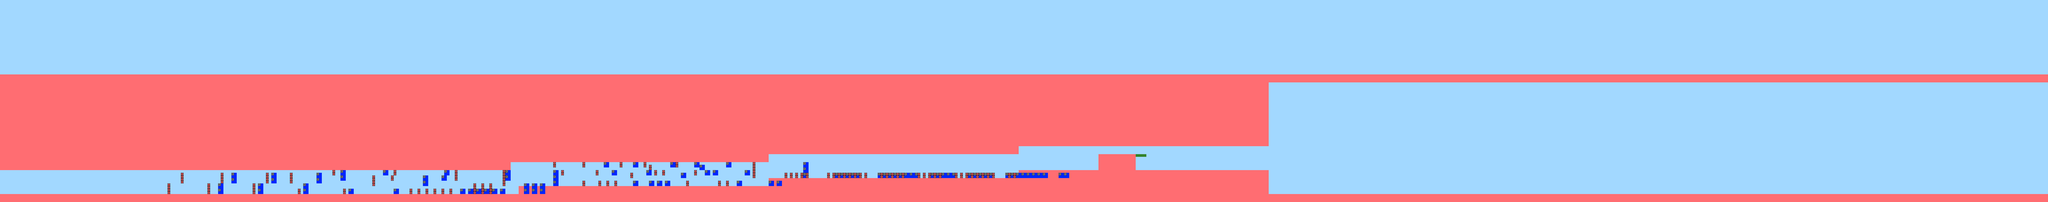

This game map was drawn from its Tiled (.tmx) file and the tilesets committed beside it. A one-line description and the trimmed map source follow:
An orthogonal 770x76 tile map with 16x16 px tiles, 6 tile layers (Background, Platforms, PlatformCollision, ObstacleCollision, ...).

<map version="1.0" tiledversion="1.0.3" orientation="orthogonal" renderorder="right-down" width="770" height="76" tilewidth="16" tileheight="16" nextobjectid="1">
 <tileset firstgid="1" name="tileset" tilewidth="16" tileheight="16" tilecount="60" columns="10">
  <image source="tileset.png" width="160" height="96" />
 </tileset>
 <layer name="Background" width="770" height="76">
  <data>[58520 cells, 58520 non-empty, 1 distinct tile ids]</data>
 </layer>
 <layer name="Platforms" width="770" height="76">
  <data>[58520 cells, 20440 non-empty, 11 distinct tile ids]</data>
 </layer>
 <layer name="PlatformCollision" width="770" height="76">
  <data>[58520 cells, 20435 non-empty, 1 distinct tile ids]</data>
 </layer>
 <layer name="ObstacleCollision" width="770" height="76">
  <data>[58520 cells, 0 non-empty, 0 distinct tile ids]</data>
 </layer>
 <layer name="FinishLine" width="770" height="76">
  <data>[58520 cells, 4 non-empty, 1 distinct tile ids]</data>
 </layer>
 <layer name="Sprites" width="770" height="76">
  <data>[58520 cells, 514 non-empty, 3 distinct tile ids]</data>
 </layer>
</map>
